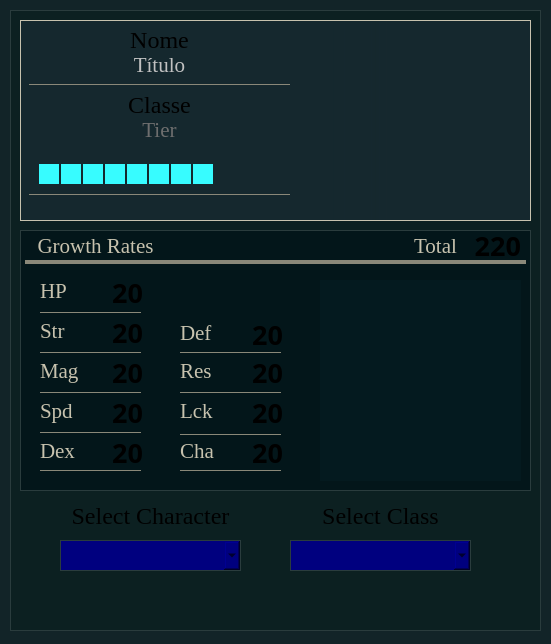
<?xml version="1.0" encoding="UTF-8"?>
<ui version="4.0">
 <class>MainWindow</class>
 <widget class="QMainWindow" name="MainWindow">
  <property name="geometry">
   <rect>
    <x>0</x>
    <y>0</y>
    <width>551</width>
    <height>644</height>
   </rect>
  </property>
  <property name="windowTitle">
   <string>MainWindow</string>
  </property>
  <property name="styleSheet">
   <string notr="true">background-color: rgb(18, 36, 40);</string>
  </property>
  <widget class="QWidget" name="centralwidget">
   <widget class="QWidget" name="widget" native="true">
    <property name="geometry">
     <rect>
      <x>10</x>
      <y>10</y>
      <width>531</width>
      <height>621</height>
     </rect>
    </property>
    <property name="styleSheet">
     <string notr="true">background-color: rgb(12, 32, 33);

border: 1px solid #3498db;
border-radius: 0px;
border-color: rgb(42, 60, 61);</string>
    </property>
    <widget class="QWidget" name="widget_2" native="true">
     <property name="geometry">
      <rect>
       <x>10</x>
       <y>220</y>
       <width>511</width>
       <height>261</height>
      </rect>
     </property>
     <property name="styleSheet">
      <string notr="true">background-color: rgb(3, 22, 26);</string>
     </property>
     <widget class="QLabel" name="label_3">
      <property name="geometry">
       <rect>
        <x>10</x>
        <y>0</y>
        <width>131</width>
        <height>31</height>
       </rect>
      </property>
      <property name="font">
       <font>
        <family>Times New Roman</family>
        <pointsize>16</pointsize>
       </font>
      </property>
      <property name="styleSheet">
       <string notr="true">border:0px;
background-color: rgba(255, 255, 255, 0);
color:rgb(199, 194, 174);
</string>
      </property>
      <property name="text">
       <string>Growth Rates</string>
      </property>
      <property name="alignment">
       <set>Qt::AlignmentFlag::AlignCenter</set>
      </property>
     </widget>
     <widget class="Line" name="line">
      <property name="geometry">
       <rect>
        <x>5</x>
        <y>20</y>
        <width>501</width>
        <height>24</height>
       </rect>
      </property>
      <property name="styleSheet">
       <string notr="true">background-color: rgb(138, 136, 121); /* Cor da linha (ex: dourado Fire Emblem) */
max-height: 4px;           /* Define a espessura da linha (ex: 2 pixels) */
border: none;              /* Remove qualquer borda padrão */
margin: 10px 0px;</string>
      </property>
      <property name="frameShadow">
       <enum>QFrame::Shadow::Raised</enum>
      </property>
      <property name="orientation">
       <enum>Qt::Orientation::Horizontal</enum>
      </property>
     </widget>
     <widget class="QLabel" name="label_4">
      <property name="geometry">
       <rect>
        <x>20</x>
        <y>80</y>
        <width>51</width>
        <height>41</height>
       </rect>
      </property>
      <property name="font">
       <font>
        <family>Times New Roman</family>
        <pointsize>16</pointsize>
       </font>
      </property>
      <property name="styleSheet">
       <string notr="true">border:0px;
background-color: rgba(255, 255, 255, 0);
color:rgb(199, 194, 174);
</string>
      </property>
      <property name="text">
       <string>Str</string>
      </property>
      <property name="alignment">
       <set>Qt::AlignmentFlag::AlignLeading|Qt::AlignmentFlag::AlignLeft|Qt::AlignmentFlag::AlignVCenter</set>
      </property>
     </widget>
     <widget class="Line" name="line_2">
      <property name="geometry">
       <rect>
        <x>20</x>
        <y>112</y>
        <width>101</width>
        <height>21</height>
       </rect>
      </property>
      <property name="styleSheet">
       <string notr="true">background-color: rgb(138, 136, 121);
max-height: 1px;       
border: none;          
margin: 10px 0px;</string>
      </property>
      <property name="frameShadow">
       <enum>QFrame::Shadow::Raised</enum>
      </property>
      <property name="orientation">
       <enum>Qt::Orientation::Horizontal</enum>
      </property>
     </widget>
     <widget class="QLabel" name="lblStrGr">
      <property name="geometry">
       <rect>
        <x>82</x>
        <y>82</y>
        <width>41</width>
        <height>41</height>
       </rect>
      </property>
      <property name="font">
       <font>
        <family>SimSun-ExtG</family>
        <pointsize>20</pointsize>
        <bold>true</bold>
       </font>
      </property>
      <property name="layoutDirection">
       <enum>Qt::LayoutDirection::RightToLeft</enum>
      </property>
      <property name="styleSheet">
       <string notr="true">border:0px;
background-color: rgba(255, 255, 255, 0);
</string>
      </property>
      <property name="text">
       <string>20</string>
      </property>
      <property name="alignment">
       <set>Qt::AlignmentFlag::AlignRight|Qt::AlignmentFlag::AlignTrailing|Qt::AlignmentFlag::AlignVCenter</set>
      </property>
     </widget>
     <widget class="Line" name="line_3">
      <property name="geometry">
       <rect>
        <x>20</x>
        <y>152</y>
        <width>101</width>
        <height>21</height>
       </rect>
      </property>
      <property name="styleSheet">
       <string notr="true">background-color: rgb(138, 136, 121);
max-height: 1px;       
border: none;          
margin: 10px 0px;</string>
      </property>
      <property name="frameShadow">
       <enum>QFrame::Shadow::Raised</enum>
      </property>
      <property name="orientation">
       <enum>Qt::Orientation::Horizontal</enum>
      </property>
     </widget>
     <widget class="QLabel" name="lblMagGr">
      <property name="geometry">
       <rect>
        <x>82</x>
        <y>122</y>
        <width>41</width>
        <height>41</height>
       </rect>
      </property>
      <property name="font">
       <font>
        <family>SimSun-ExtG</family>
        <pointsize>20</pointsize>
        <bold>true</bold>
       </font>
      </property>
      <property name="layoutDirection">
       <enum>Qt::LayoutDirection::RightToLeft</enum>
      </property>
      <property name="styleSheet">
       <string notr="true">border:0px;
background-color: rgba(255, 255, 255, 0);
</string>
      </property>
      <property name="text">
       <string>20</string>
      </property>
      <property name="alignment">
       <set>Qt::AlignmentFlag::AlignRight|Qt::AlignmentFlag::AlignTrailing|Qt::AlignmentFlag::AlignVCenter</set>
      </property>
     </widget>
     <widget class="QLabel" name="label_7">
      <property name="geometry">
       <rect>
        <x>20</x>
        <y>120</y>
        <width>51</width>
        <height>41</height>
       </rect>
      </property>
      <property name="font">
       <font>
        <family>Times New Roman</family>
        <pointsize>16</pointsize>
       </font>
      </property>
      <property name="styleSheet">
       <string notr="true">border:0px;
background-color: rgba(255, 255, 255, 0);
color:rgb(199, 194, 174);
</string>
      </property>
      <property name="text">
       <string>Mag</string>
      </property>
      <property name="alignment">
       <set>Qt::AlignmentFlag::AlignLeading|Qt::AlignmentFlag::AlignLeft|Qt::AlignmentFlag::AlignVCenter</set>
      </property>
     </widget>
     <widget class="Line" name="line_4">
      <property name="geometry">
       <rect>
        <x>20</x>
        <y>192</y>
        <width>101</width>
        <height>21</height>
       </rect>
      </property>
      <property name="styleSheet">
       <string notr="true">background-color: rgb(138, 136, 121);
max-height: 1px;       
border: none;          
margin: 10px 0px;</string>
      </property>
      <property name="frameShadow">
       <enum>QFrame::Shadow::Raised</enum>
      </property>
      <property name="orientation">
       <enum>Qt::Orientation::Horizontal</enum>
      </property>
     </widget>
     <widget class="QLabel" name="lblSpdGr">
      <property name="geometry">
       <rect>
        <x>82</x>
        <y>162</y>
        <width>41</width>
        <height>41</height>
       </rect>
      </property>
      <property name="font">
       <font>
        <family>SimSun-ExtG</family>
        <pointsize>20</pointsize>
        <bold>true</bold>
       </font>
      </property>
      <property name="layoutDirection">
       <enum>Qt::LayoutDirection::RightToLeft</enum>
      </property>
      <property name="styleSheet">
       <string notr="true">border:0px;
background-color: rgba(255, 255, 255, 0);
</string>
      </property>
      <property name="text">
       <string>20</string>
      </property>
      <property name="alignment">
       <set>Qt::AlignmentFlag::AlignRight|Qt::AlignmentFlag::AlignTrailing|Qt::AlignmentFlag::AlignVCenter</set>
      </property>
     </widget>
     <widget class="QLabel" name="label_9">
      <property name="geometry">
       <rect>
        <x>20</x>
        <y>160</y>
        <width>51</width>
        <height>41</height>
       </rect>
      </property>
      <property name="font">
       <font>
        <family>Times New Roman</family>
        <pointsize>16</pointsize>
       </font>
      </property>
      <property name="styleSheet">
       <string notr="true">border:0px;
background-color: rgba(255, 255, 255, 0);
color:rgb(199, 194, 174);
</string>
      </property>
      <property name="text">
       <string>Spd</string>
      </property>
      <property name="alignment">
       <set>Qt::AlignmentFlag::AlignLeading|Qt::AlignmentFlag::AlignLeft|Qt::AlignmentFlag::AlignVCenter</set>
      </property>
     </widget>
     <widget class="Line" name="line_5">
      <property name="geometry">
       <rect>
        <x>20</x>
        <y>230</y>
        <width>101</width>
        <height>21</height>
       </rect>
      </property>
      <property name="styleSheet">
       <string notr="true">background-color: rgb(138, 136, 121);
max-height: 1px;       
border: none;          
margin: 10px 0px;</string>
      </property>
      <property name="frameShadow">
       <enum>QFrame::Shadow::Raised</enum>
      </property>
      <property name="orientation">
       <enum>Qt::Orientation::Horizontal</enum>
      </property>
     </widget>
     <widget class="QLabel" name="label_10">
      <property name="geometry">
       <rect>
        <x>20</x>
        <y>200</y>
        <width>51</width>
        <height>41</height>
       </rect>
      </property>
      <property name="font">
       <font>
        <family>Times New Roman</family>
        <pointsize>16</pointsize>
       </font>
      </property>
      <property name="styleSheet">
       <string notr="true">border:0px;
background-color: rgba(255, 255, 255, 0);
color:rgb(199, 194, 174);
</string>
      </property>
      <property name="text">
       <string>Dex</string>
      </property>
      <property name="alignment">
       <set>Qt::AlignmentFlag::AlignLeading|Qt::AlignmentFlag::AlignLeft|Qt::AlignmentFlag::AlignVCenter</set>
      </property>
     </widget>
     <widget class="QLabel" name="lblDexGr">
      <property name="geometry">
       <rect>
        <x>82</x>
        <y>202</y>
        <width>41</width>
        <height>41</height>
       </rect>
      </property>
      <property name="font">
       <font>
        <family>SimSun-ExtG</family>
        <pointsize>20</pointsize>
        <bold>true</bold>
       </font>
      </property>
      <property name="layoutDirection">
       <enum>Qt::LayoutDirection::RightToLeft</enum>
      </property>
      <property name="styleSheet">
       <string notr="true">border:0px;
background-color: rgba(255, 255, 255, 0);
</string>
      </property>
      <property name="text">
       <string>20</string>
      </property>
      <property name="alignment">
       <set>Qt::AlignmentFlag::AlignRight|Qt::AlignmentFlag::AlignTrailing|Qt::AlignmentFlag::AlignVCenter</set>
      </property>
     </widget>
     <widget class="QLabel" name="lblChaGr">
      <property name="geometry">
       <rect>
        <x>222</x>
        <y>202</y>
        <width>41</width>
        <height>41</height>
       </rect>
      </property>
      <property name="font">
       <font>
        <family>SimSun-ExtG</family>
        <pointsize>20</pointsize>
        <bold>true</bold>
       </font>
      </property>
      <property name="layoutDirection">
       <enum>Qt::LayoutDirection::RightToLeft</enum>
      </property>
      <property name="styleSheet">
       <string notr="true">border:0px;
background-color: rgba(255, 255, 255, 0);
</string>
      </property>
      <property name="text">
       <string>20</string>
      </property>
      <property name="alignment">
       <set>Qt::AlignmentFlag::AlignRight|Qt::AlignmentFlag::AlignTrailing|Qt::AlignmentFlag::AlignVCenter</set>
      </property>
     </widget>
     <widget class="Line" name="line_6">
      <property name="geometry">
       <rect>
        <x>160</x>
        <y>194</y>
        <width>101</width>
        <height>21</height>
       </rect>
      </property>
      <property name="styleSheet">
       <string notr="true">background-color: rgb(138, 136, 121);
max-height: 1px;       
border: none;          
margin: 10px 0px;</string>
      </property>
      <property name="frameShadow">
       <enum>QFrame::Shadow::Raised</enum>
      </property>
      <property name="orientation">
       <enum>Qt::Orientation::Horizontal</enum>
      </property>
     </widget>
     <widget class="Line" name="line_7">
      <property name="geometry">
       <rect>
        <x>160</x>
        <y>152</y>
        <width>101</width>
        <height>21</height>
       </rect>
      </property>
      <property name="styleSheet">
       <string notr="true">background-color: rgb(138, 136, 121);
max-height: 1px;       
border: none;          
margin: 10px 0px;</string>
      </property>
      <property name="frameShadow">
       <enum>QFrame::Shadow::Raised</enum>
      </property>
      <property name="orientation">
       <enum>Qt::Orientation::Horizontal</enum>
      </property>
     </widget>
     <widget class="QLabel" name="label_13">
      <property name="geometry">
       <rect>
        <x>160</x>
        <y>120</y>
        <width>51</width>
        <height>41</height>
       </rect>
      </property>
      <property name="font">
       <font>
        <family>Times New Roman</family>
        <pointsize>16</pointsize>
       </font>
      </property>
      <property name="styleSheet">
       <string notr="true">border:0px;
background-color: rgba(255, 255, 255, 0);
color:rgb(199, 194, 174);
</string>
      </property>
      <property name="text">
       <string>Res</string>
      </property>
      <property name="alignment">
       <set>Qt::AlignmentFlag::AlignLeading|Qt::AlignmentFlag::AlignLeft|Qt::AlignmentFlag::AlignVCenter</set>
      </property>
     </widget>
     <widget class="QLabel" name="label_14">
      <property name="geometry">
       <rect>
        <x>160</x>
        <y>160</y>
        <width>51</width>
        <height>41</height>
       </rect>
      </property>
      <property name="font">
       <font>
        <family>Times New Roman</family>
        <pointsize>16</pointsize>
       </font>
      </property>
      <property name="styleSheet">
       <string notr="true">border:0px;
background-color: rgba(255, 255, 255, 0);
color:rgb(199, 194, 174);
</string>
      </property>
      <property name="text">
       <string>Lck</string>
      </property>
      <property name="alignment">
       <set>Qt::AlignmentFlag::AlignLeading|Qt::AlignmentFlag::AlignLeft|Qt::AlignmentFlag::AlignVCenter</set>
      </property>
     </widget>
     <widget class="QLabel" name="lblLckGr">
      <property name="geometry">
       <rect>
        <x>222</x>
        <y>162</y>
        <width>41</width>
        <height>41</height>
       </rect>
      </property>
      <property name="font">
       <font>
        <family>SimSun-ExtG</family>
        <pointsize>20</pointsize>
        <italic>false</italic>
        <bold>true</bold>
        <underline>false</underline>
        <strikeout>false</strikeout>
        <stylestrategy>PreferDefault</stylestrategy>
       </font>
      </property>
      <property name="layoutDirection">
       <enum>Qt::LayoutDirection::RightToLeft</enum>
      </property>
      <property name="styleSheet">
       <string notr="true">border:0px;
background-color: rgba(255, 255, 255, 0);
</string>
      </property>
      <property name="text">
       <string>20</string>
      </property>
      <property name="alignment">
       <set>Qt::AlignmentFlag::AlignRight|Qt::AlignmentFlag::AlignTrailing|Qt::AlignmentFlag::AlignVCenter</set>
      </property>
     </widget>
     <widget class="Line" name="line_8">
      <property name="geometry">
       <rect>
        <x>160</x>
        <y>112</y>
        <width>101</width>
        <height>21</height>
       </rect>
      </property>
      <property name="styleSheet">
       <string notr="true">background-color: rgb(138, 136, 121);
max-height: 1px;       
border: none;          
margin: 10px 0px;</string>
      </property>
      <property name="frameShadow">
       <enum>QFrame::Shadow::Raised</enum>
      </property>
      <property name="orientation">
       <enum>Qt::Orientation::Horizontal</enum>
      </property>
     </widget>
     <widget class="Line" name="line_9">
      <property name="geometry">
       <rect>
        <x>160</x>
        <y>230</y>
        <width>101</width>
        <height>21</height>
       </rect>
      </property>
      <property name="styleSheet">
       <string notr="true">background-color: rgb(138, 136, 121);
max-height: 1px;       
border: none;          
margin: 10px 0px;</string>
      </property>
      <property name="frameShadow">
       <enum>QFrame::Shadow::Raised</enum>
      </property>
      <property name="orientation">
       <enum>Qt::Orientation::Horizontal</enum>
      </property>
     </widget>
     <widget class="QLabel" name="lblResGr">
      <property name="geometry">
       <rect>
        <x>222</x>
        <y>122</y>
        <width>41</width>
        <height>41</height>
       </rect>
      </property>
      <property name="font">
       <font>
        <family>SimSun-ExtG</family>
        <pointsize>20</pointsize>
        <bold>true</bold>
       </font>
      </property>
      <property name="layoutDirection">
       <enum>Qt::LayoutDirection::RightToLeft</enum>
      </property>
      <property name="styleSheet">
       <string notr="true">border:0px;
background-color: rgba(255, 255, 255, 0);
</string>
      </property>
      <property name="text">
       <string>20</string>
      </property>
      <property name="alignment">
       <set>Qt::AlignmentFlag::AlignRight|Qt::AlignmentFlag::AlignTrailing|Qt::AlignmentFlag::AlignVCenter</set>
      </property>
     </widget>
     <widget class="QLabel" name="lblDefGr">
      <property name="geometry">
       <rect>
        <x>222</x>
        <y>84</y>
        <width>41</width>
        <height>41</height>
       </rect>
      </property>
      <property name="font">
       <font>
        <family>SimSun-ExtG</family>
        <pointsize>20</pointsize>
        <bold>true</bold>
       </font>
      </property>
      <property name="layoutDirection">
       <enum>Qt::LayoutDirection::RightToLeft</enum>
      </property>
      <property name="styleSheet">
       <string notr="true">border:0px;
background-color: rgba(255, 255, 255, 0);
</string>
      </property>
      <property name="text">
       <string>20</string>
      </property>
      <property name="alignment">
       <set>Qt::AlignmentFlag::AlignRight|Qt::AlignmentFlag::AlignTrailing|Qt::AlignmentFlag::AlignVCenter</set>
      </property>
     </widget>
     <widget class="QLabel" name="label_18">
      <property name="geometry">
       <rect>
        <x>160</x>
        <y>200</y>
        <width>51</width>
        <height>41</height>
       </rect>
      </property>
      <property name="font">
       <font>
        <family>Times New Roman</family>
        <pointsize>16</pointsize>
       </font>
      </property>
      <property name="styleSheet">
       <string notr="true">border:0px;
background-color: rgba(255, 255, 255, 0);
color:rgb(199, 194, 174);
</string>
      </property>
      <property name="text">
       <string>Cha</string>
      </property>
      <property name="alignment">
       <set>Qt::AlignmentFlag::AlignLeading|Qt::AlignmentFlag::AlignLeft|Qt::AlignmentFlag::AlignVCenter</set>
      </property>
     </widget>
     <widget class="QLabel" name="label_19">
      <property name="geometry">
       <rect>
        <x>160</x>
        <y>82</y>
        <width>51</width>
        <height>41</height>
       </rect>
      </property>
      <property name="font">
       <font>
        <family>Times New Roman</family>
        <pointsize>16</pointsize>
       </font>
      </property>
      <property name="styleSheet">
       <string notr="true">border:0px;
background-color: rgba(255, 255, 255, 0);
color:rgb(199, 194, 174);
</string>
      </property>
      <property name="text">
       <string>Def</string>
      </property>
      <property name="alignment">
       <set>Qt::AlignmentFlag::AlignLeading|Qt::AlignmentFlag::AlignLeft|Qt::AlignmentFlag::AlignVCenter</set>
      </property>
     </widget>
     <widget class="Line" name="line_10">
      <property name="geometry">
       <rect>
        <x>20</x>
        <y>72</y>
        <width>101</width>
        <height>21</height>
       </rect>
      </property>
      <property name="styleSheet">
       <string notr="true">background-color: rgb(138, 136, 121);
max-height: 1px;       
border: none;          
margin: 10px 0px;</string>
      </property>
      <property name="frameShadow">
       <enum>QFrame::Shadow::Raised</enum>
      </property>
      <property name="orientation">
       <enum>Qt::Orientation::Horizontal</enum>
      </property>
     </widget>
     <widget class="QLabel" name="lblHpGr">
      <property name="geometry">
       <rect>
        <x>82</x>
        <y>42</y>
        <width>41</width>
        <height>41</height>
       </rect>
      </property>
      <property name="font">
       <font>
        <family>SimSun-ExtG</family>
        <pointsize>20</pointsize>
        <bold>true</bold>
       </font>
      </property>
      <property name="layoutDirection">
       <enum>Qt::LayoutDirection::RightToLeft</enum>
      </property>
      <property name="styleSheet">
       <string notr="true">border:0px;
background-color: rgba(255, 255, 255, 0);
</string>
      </property>
      <property name="text">
       <string>20</string>
      </property>
      <property name="alignment">
       <set>Qt::AlignmentFlag::AlignRight|Qt::AlignmentFlag::AlignTrailing|Qt::AlignmentFlag::AlignVCenter</set>
      </property>
     </widget>
     <widget class="QLabel" name="label_5">
      <property name="geometry">
       <rect>
        <x>20</x>
        <y>40</y>
        <width>51</width>
        <height>41</height>
       </rect>
      </property>
      <property name="font">
       <font>
        <family>Times New Roman</family>
        <pointsize>16</pointsize>
       </font>
      </property>
      <property name="styleSheet">
       <string notr="true">border:0px;
background-color: rgba(255, 255, 255, 0);
color:rgb(199, 194, 174);
</string>
      </property>
      <property name="text">
       <string>HP</string>
      </property>
      <property name="alignment">
       <set>Qt::AlignmentFlag::AlignLeading|Qt::AlignmentFlag::AlignLeft|Qt::AlignmentFlag::AlignVCenter</set>
      </property>
     </widget>
     <widget class="QLabel" name="label_6">
      <property name="geometry">
       <rect>
        <x>350</x>
        <y>0</y>
        <width>131</width>
        <height>31</height>
       </rect>
      </property>
      <property name="font">
       <font>
        <family>Times New Roman</family>
        <pointsize>16</pointsize>
       </font>
      </property>
      <property name="styleSheet">
       <string notr="true">border:0px;
background-color: rgba(255, 255, 255, 0);
color:rgb(199, 194, 174);
</string>
      </property>
      <property name="text">
       <string>Total</string>
      </property>
      <property name="alignment">
       <set>Qt::AlignmentFlag::AlignCenter</set>
      </property>
     </widget>
     <widget class="QLabel" name="lblTotalGr">
      <property name="geometry">
       <rect>
        <x>450</x>
        <y>0</y>
        <width>51</width>
        <height>31</height>
       </rect>
      </property>
      <property name="font">
       <font>
        <family>SimSun-ExtG</family>
        <pointsize>20</pointsize>
        <bold>true</bold>
       </font>
      </property>
      <property name="layoutDirection">
       <enum>Qt::LayoutDirection::RightToLeft</enum>
      </property>
      <property name="styleSheet">
       <string notr="true">border:0px;
background-color: rgba(255, 255, 255, 0);
</string>
      </property>
      <property name="text">
       <string>220</string>
      </property>
      <property name="alignment">
       <set>Qt::AlignmentFlag::AlignRight|Qt::AlignmentFlag::AlignTrailing|Qt::AlignmentFlag::AlignVCenter</set>
      </property>
     </widget>
     <widget class="QWidget" name="radar_teste" native="true">
      <property name="geometry">
       <rect>
        <x>300</x>
        <y>50</y>
        <width>201</width>
        <height>201</height>
       </rect>
      </property>
      <property name="font">
       <font>
        <pointsize>9</pointsize>
       </font>
      </property>
      <property name="styleSheet">
       <string notr="true">border: 0px;
background-color: rgb(4, 26, 31);</string>
      </property>
     </widget>
    </widget>
    <widget class="QWidget" name="widget_3" native="true">
     <property name="geometry">
      <rect>
       <x>10</x>
       <y>10</y>
       <width>511</width>
       <height>201</height>
      </rect>
     </property>
     <property name="styleSheet">
      <string notr="true">background-color: rgb(21, 40, 46);</string>
     </property>
     <widget class="QWidget" name="wdgPortrait" native="true">
      <property name="geometry">
       <rect>
        <x>310</x>
        <y>-10</y>
        <width>211</width>
        <height>211</height>
       </rect>
      </property>
      <property name="styleSheet">
       <string notr="true">image: url(:/portraits/Cai.png);
border:0px;</string>
      </property>
     </widget>
     <widget class="QWidget" name="widget_4" native="true">
      <property name="geometry">
       <rect>
        <x>230</x>
        <y>0</y>
        <width>271</width>
        <height>201</height>
       </rect>
      </property>
      <property name="styleSheet">
       <string notr="true">background-color: qlineargradient(spread:pad, x1:0.142, y1:1, x2:0.594, y2:1, stop:0.331579 rgba(21, 40, 46, 255), stop:0.836842 rgba(255, 255, 255, 0));
border:0px;</string>
      </property>
     </widget>
     <widget class="QWidget" name="widget_5" native="true">
      <property name="geometry">
       <rect>
        <x>-1</x>
        <y>4</y>
        <width>281</width>
        <height>181</height>
       </rect>
      </property>
      <property name="styleSheet">
       <string notr="true">background-color: rgba(255, 255, 255, 0);

border:0px;

</string>
      </property>
      <widget class="QLabel" name="lblName">
       <property name="geometry">
        <rect>
         <x>10</x>
         <y>0</y>
         <width>261</width>
         <height>31</height>
        </rect>
       </property>
       <property name="font">
        <font>
         <family>Times New Roman</family>
         <pointsize>18</pointsize>
        </font>
       </property>
       <property name="styleSheet">
        <string notr="true">border:0px;
background-color: rgba(255, 255, 255, 0);
</string>
       </property>
       <property name="text">
        <string>Nome</string>
       </property>
       <property name="alignment">
        <set>Qt::AlignmentFlag::AlignCenter</set>
       </property>
      </widget>
      <widget class="QLabel" name="lblTitle">
       <property name="geometry">
        <rect>
         <x>10</x>
         <y>25</y>
         <width>261</width>
         <height>31</height>
        </rect>
       </property>
       <property name="font">
        <font>
         <family>Times New Roman</family>
         <pointsize>16</pointsize>
        </font>
       </property>
       <property name="styleSheet">
        <string notr="true">border:0px;
background-color: rgba(255, 255, 255, 0);

color: rgb(193, 193, 193);
</string>
       </property>
       <property name="text">
        <string>Título</string>
       </property>
       <property name="alignment">
        <set>Qt::AlignmentFlag::AlignCenter</set>
       </property>
      </widget>
      <widget class="QLabel" name="lblClass">
       <property name="geometry">
        <rect>
         <x>10</x>
         <y>65</y>
         <width>261</width>
         <height>31</height>
        </rect>
       </property>
       <property name="font">
        <font>
         <family>Times New Roman</family>
         <pointsize>18</pointsize>
        </font>
       </property>
       <property name="styleSheet">
        <string notr="true">border:0px;
background-color: rgba(255, 255, 255, 0);
</string>
       </property>
       <property name="text">
        <string>Classe</string>
       </property>
       <property name="alignment">
        <set>Qt::AlignmentFlag::AlignCenter</set>
       </property>
      </widget>
      <widget class="QLabel" name="lblTier">
       <property name="geometry">
        <rect>
         <x>10</x>
         <y>90</y>
         <width>261</width>
         <height>31</height>
        </rect>
       </property>
       <property name="font">
        <font>
         <family>Times New Roman</family>
         <pointsize>16</pointsize>
        </font>
       </property>
       <property name="styleSheet">
        <string notr="true">border:0px;
background-color: rgba(255, 255, 255, 0);

color: rgb(110, 110, 110);
</string>
       </property>
       <property name="text">
        <string>Tier</string>
       </property>
       <property name="alignment">
        <set>Qt::AlignmentFlag::AlignCenter</set>
       </property>
      </widget>
      <widget class="Line" name="line_11">
       <property name="geometry">
        <rect>
         <x>10</x>
         <y>50</y>
         <width>261</width>
         <height>21</height>
        </rect>
       </property>
       <property name="styleSheet">
        <string notr="true">background-color: rgb(138, 136, 121);
max-height: 1px;       
border: none;          
margin: 10px 0px;</string>
       </property>
       <property name="frameShadow">
        <enum>QFrame::Shadow::Raised</enum>
       </property>
       <property name="orientation">
        <enum>Qt::Orientation::Horizontal</enum>
       </property>
      </widget>
      <widget class="QWidget" name="widget_7" native="true">
       <property name="geometry">
        <rect>
         <x>20</x>
         <y>140</y>
         <width>181</width>
         <height>31</height>
        </rect>
       </property>
       <property name="styleSheet">
        <string notr="true">background-color: rgb(21, 40, 46);</string>
       </property>
       <widget class="QWidget" name="icon1" native="true">
        <property name="geometry">
         <rect>
          <x>0</x>
          <y>0</y>
          <width>20</width>
          <height>20</height>
         </rect>
        </property>
        <property name="styleSheet">
         <string notr="true">background-color: rgb(55, 252, 255);

image: url(:/icons/Sword.png);</string>
        </property>
       </widget>
       <widget class="QWidget" name="icon2" native="true">
        <property name="geometry">
         <rect>
          <x>22</x>
          <y>0</y>
          <width>20</width>
          <height>20</height>
         </rect>
        </property>
        <property name="styleSheet">
         <string notr="true">background-color: rgb(55, 252, 255);
image: url(:/icons/Spear.png);</string>
        </property>
       </widget>
       <widget class="QWidget" name="icon3" native="true">
        <property name="geometry">
         <rect>
          <x>44</x>
          <y>0</y>
          <width>20</width>
          <height>20</height>
         </rect>
        </property>
        <property name="styleSheet">
         <string notr="true">background-color: rgb(55, 252, 255);</string>
        </property>
       </widget>
       <widget class="QWidget" name="icon4" native="true">
        <property name="geometry">
         <rect>
          <x>66</x>
          <y>0</y>
          <width>20</width>
          <height>20</height>
         </rect>
        </property>
        <property name="styleSheet">
         <string notr="true">background-color: rgb(55, 252, 255);</string>
        </property>
       </widget>
       <widget class="QWidget" name="icon5" native="true">
        <property name="geometry">
         <rect>
          <x>88</x>
          <y>0</y>
          <width>20</width>
          <height>20</height>
         </rect>
        </property>
        <property name="styleSheet">
         <string notr="true">background-color: rgb(55, 252, 255);</string>
        </property>
       </widget>
       <widget class="QWidget" name="icon8" native="true">
        <property name="geometry">
         <rect>
          <x>154</x>
          <y>0</y>
          <width>20</width>
          <height>20</height>
         </rect>
        </property>
        <property name="styleSheet">
         <string notr="true">background-color: rgb(55, 252, 255);</string>
        </property>
       </widget>
       <widget class="QWidget" name="icon6" native="true">
        <property name="geometry">
         <rect>
          <x>110</x>
          <y>0</y>
          <width>20</width>
          <height>20</height>
         </rect>
        </property>
        <property name="styleSheet">
         <string notr="true">background-color: rgb(55, 252, 255);</string>
        </property>
       </widget>
       <widget class="QWidget" name="icon7" native="true">
        <property name="geometry">
         <rect>
          <x>132</x>
          <y>0</y>
          <width>20</width>
          <height>20</height>
         </rect>
        </property>
        <property name="styleSheet">
         <string notr="true">background-color: rgb(55, 252, 255);</string>
        </property>
       </widget>
      </widget>
      <widget class="Line" name="line_12">
       <property name="geometry">
        <rect>
         <x>10</x>
         <y>160</y>
         <width>261</width>
         <height>21</height>
        </rect>
       </property>
       <property name="styleSheet">
        <string notr="true">background-color: rgb(138, 136, 121);
max-height: 1px;       
border: none;          
margin: 10px 0px;</string>
       </property>
       <property name="frameShadow">
        <enum>QFrame::Shadow::Raised</enum>
       </property>
       <property name="orientation">
        <enum>Qt::Orientation::Horizontal</enum>
       </property>
      </widget>
      <zorder>lblName</zorder>
      <zorder>lblTitle</zorder>
      <zorder>lblTier</zorder>
      <zorder>lblClass</zorder>
      <zorder>line_11</zorder>
      <zorder>widget_7</zorder>
      <zorder>line_12</zorder>
     </widget>
    </widget>
    <widget class="QLabel" name="lblName_2">
     <property name="geometry">
      <rect>
       <x>10</x>
       <y>490</y>
       <width>261</width>
       <height>31</height>
      </rect>
     </property>
     <property name="font">
      <font>
       <family>Times New Roman</family>
       <pointsize>18</pointsize>
      </font>
     </property>
     <property name="styleSheet">
      <string notr="true">border:0px;
background-color: rgba(255, 255, 255, 0);
</string>
     </property>
     <property name="text">
      <string>Select Character</string>
     </property>
     <property name="alignment">
      <set>Qt::AlignmentFlag::AlignCenter</set>
     </property>
    </widget>
    <widget class="QComboBox" name="cbbChar">
     <property name="geometry">
      <rect>
       <x>50</x>
       <y>530</y>
       <width>181</width>
       <height>31</height>
      </rect>
     </property>
     <property name="font">
      <font>
       <family>Times New Roman</family>
       <pointsize>16</pointsize>
      </font>
     </property>
     <property name="styleSheet">
      <string notr="true">background-color: rgb(0, 0, 127);</string>
     </property>
    </widget>
    <widget class="QComboBox" name="cbbClass">
     <property name="geometry">
      <rect>
       <x>280</x>
       <y>530</y>
       <width>181</width>
       <height>31</height>
      </rect>
     </property>
     <property name="font">
      <font>
       <family>Times New Roman</family>
       <pointsize>16</pointsize>
      </font>
     </property>
     <property name="styleSheet">
      <string notr="true">background-color: rgb(0, 0, 127);</string>
     </property>
    </widget>
    <widget class="QLabel" name="lblName_4">
     <property name="geometry">
      <rect>
       <x>240</x>
       <y>490</y>
       <width>261</width>
       <height>31</height>
      </rect>
     </property>
     <property name="font">
      <font>
       <family>Times New Roman</family>
       <pointsize>18</pointsize>
      </font>
     </property>
     <property name="styleSheet">
      <string notr="true">border:0px;
background-color: rgba(255, 255, 255, 0);
</string>
     </property>
     <property name="text">
      <string>Select Class</string>
     </property>
     <property name="alignment">
      <set>Qt::AlignmentFlag::AlignCenter</set>
     </property>
    </widget>
   </widget>
   <widget class="QWidget" name="widget_6" native="true">
    <property name="geometry">
     <rect>
      <x>20</x>
      <y>20</y>
      <width>511</width>
      <height>201</height>
     </rect>
    </property>
    <property name="styleSheet">
     <string notr="true">background-color: rgba(255, 255, 255, 0);

border: 1px solid rgb(199, 194, 174);;</string>
    </property>
   </widget>
  </widget>
 </widget>
 <resources>
  <include location="../portraits.qrc"/>
 </resources>
 <connections/>
</ui>
